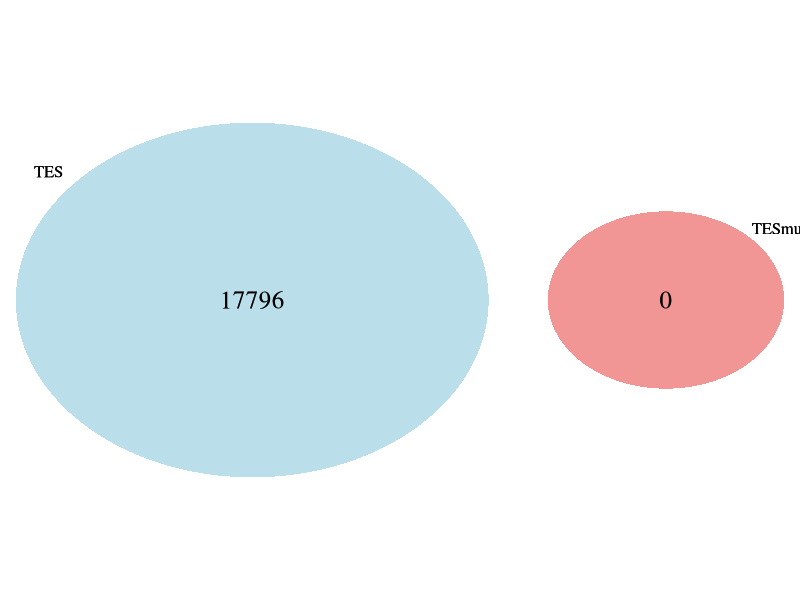
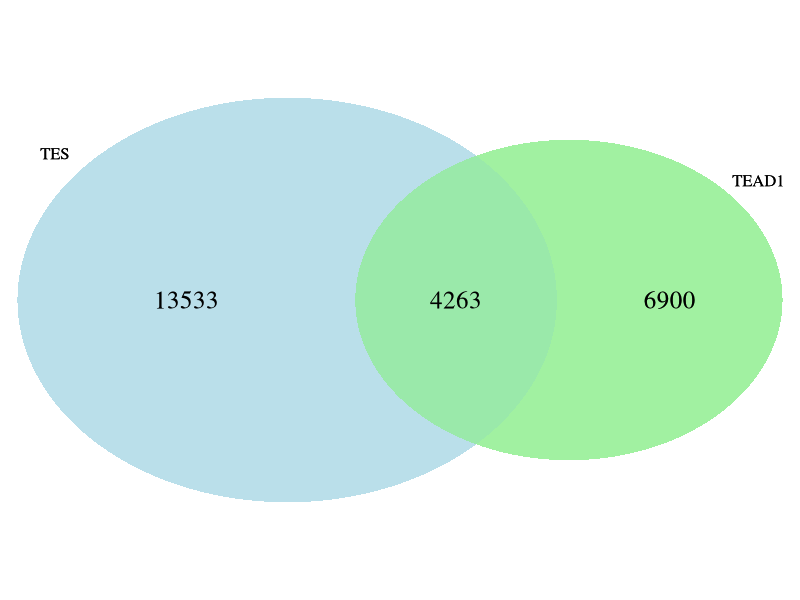
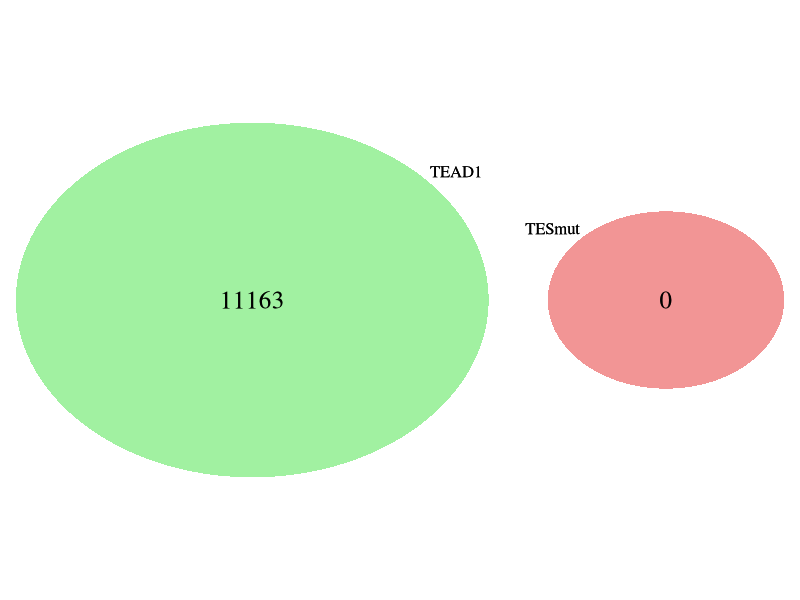
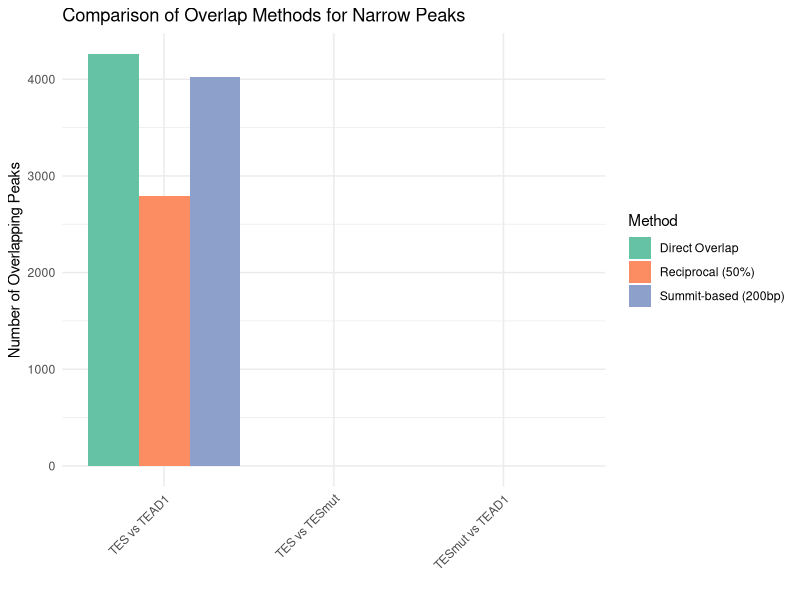
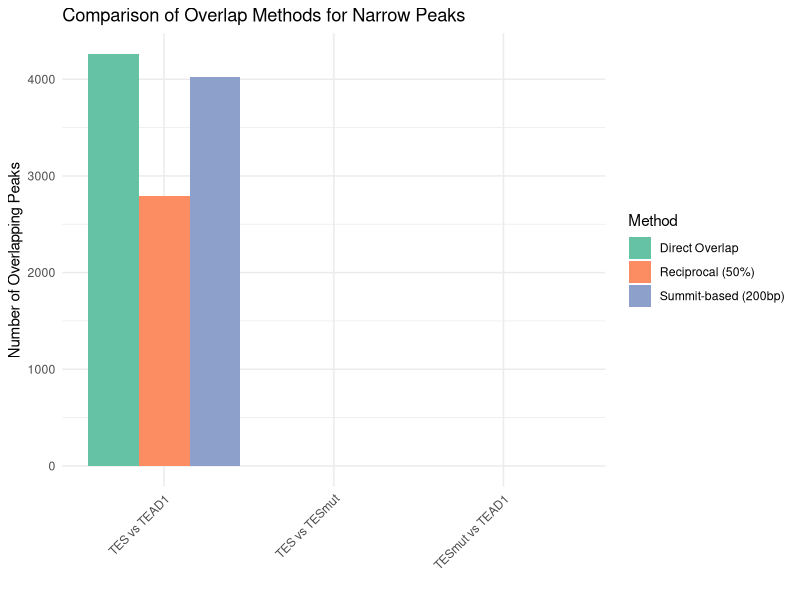

Here is the R script that generated these plots, in order:
library(VennDiagram)
library(ggplot2)
library(dplyr)
library(gridExtra)

# Peak counts from shell script
tes_total=17796
tesmut_total=0
tead1_total=11163

# Direct overlap counts (peaks with any overlap)
tes_overlap_tesmut=0
tesmut_overlap_tes=0
tes_overlap_tead1=4263
tead1_overlap_tes=4220
tesmut_overlap_tead1=0
tead1_overlap_tesmut=0

# For Venn diagrams, use overlap counts (peaks that have any overlap)
tes_tesmut_overlap=0
tes_tead1_overlap=4263
tesmut_tead1_overlap=0

tes_unique_tesmut=17796
tesmut_unique_tes=0
tes_unique_tead1=13533
tead1_unique_tes=6943
tesmut_unique_tead1=0
tead1_unique_tesmut=11163

# Summit-based overlaps
summit_tes_tesmut=0
summit_tes_tead1=4024
summit_tesmut_tead1=0

# Reciprocal overlaps (>=50%)
reciprocal_tes_tesmut=0
reciprocal_tes_tead1=2792
reciprocal_tesmut_tead1=0

# Jaccard indices
jaccard_tes_tesmut=0.000
jaccard_tes_tead1=0.173
jaccard_tesmut_tead1=0.000

cat(paste("Narrow Peak counts:\n"))
cat(paste("TES:", tes_total, "\n"))
cat(paste("TESmut:", tesmut_total, "\n"))
cat(paste("TEAD1:", tead1_total, "\n\n"))

cat(paste("Direct Overlaps:\n"))
cat(paste("TES overlapping TESmut:", tes_overlap_tesmut, "\n"))
cat(paste("TES overlapping TEAD1:", tes_overlap_tead1, "\n"))
cat(paste("TESmut overlapping TEAD1:", tesmut_overlap_tead1, "\n\n"))

# Create Venn diagrams for all pairwise comparisons
output_dir <- "results/12_pairwise_overlap_narrow/venn"
dir.create(output_dir, recursive = TRUE, showWarnings = FALSE)

# 1. TES vs TESmut
cat("Creating TES vs TESmut Venn diagram...\n")
png(file.path(output_dir, "TES_vs_TESmut_narrow_venn.png"),
    width = 3000, height = 3000, res = 300)
venn.plot1 <- draw.pairwise.venn(
    area1 = tes_total,
    area2 = tesmut_total,
    cross.area = tes_tesmut_overlap,
    category = c("TES", "TESmut"),
    col = "transparent",
    fill = c("lightblue", "lightcoral"),
    alpha = 0.6,
    cex = 1.5,
    fontfamily = "serif",
    main = "TES vs TESmut Narrow Peak Overlap",
    main.cex = 1.8
)
grid.draw(venn.plot1)
dev.off()

# 2. TES vs TEAD1
cat("Creating TES vs TEAD1 Venn diagram...\n")
png(file.path(output_dir, "TES_vs_TEAD1_narrow_venn.png"),
    width = 3000, height = 3000, res = 300)
venn.plot2 <- draw.pairwise.venn(
    area1 = tes_total,
    area2 = tead1_total,
    cross.area = tes_tead1_overlap,
    category = c("TES", "TEAD1"),
    col = "transparent",
    fill = c("lightblue", "lightgreen"),
    alpha = 0.6,
    cex = 1.5,
    fontfamily = "serif",
    main = "TES vs TEAD1 Narrow Peak Overlap",
    main.cex = 1.8
)
grid.draw(venn.plot2)
dev.off()

# 3. TESmut vs TEAD1
cat("Creating TESmut vs TEAD1 Venn diagram...\n")
png(file.path(output_dir, "TESmut_vs_TEAD1_narrow_venn.png"),
    width = 3000, height = 3000, res = 300)
venn.plot3 <- draw.pairwise.venn(
    area1 = tesmut_total,
    area2 = tead1_total,
    cross.area = tesmut_tead1_overlap,
    category = c("TESmut", "TEAD1"),
    col = "transparent",
    fill = c("lightcoral", "lightgreen"),
    alpha = 0.6,
    cex = 1.5,
    fontfamily = "serif",
    main = "TESmut vs TEAD1 Narrow Peak Overlap",
    main.cex = 1.8
)
grid.draw(venn.plot3)
dev.off()

# Create comprehensive summary statistics table with multiple overlap methods
stats_table <- data.frame(
    Comparison = c("TES vs TESmut", "TES vs TEAD1", "TESmut vs TEAD1"),
    Direct_Overlap = c(tes_tesmut_overlap, tes_tead1_overlap, tesmut_tead1_overlap),
    Summit_Overlap = c(summit_tes_tesmut, summit_tes_tead1, summit_tesmut_tead1),
    Reciprocal_50pct = c(reciprocal_tes_tesmut, reciprocal_tes_tead1, reciprocal_tesmut_tead1),
    First_Only = c(tes_unique_tesmut, tes_unique_tead1, tesmut_unique_tead1),
    Second_Only = c(tesmut_unique_tes, tead1_unique_tes, tead1_unique_tesmut),
    First_Total = c(tes_total, tes_total, tesmut_total),
    Second_Total = c(tesmut_total, tead1_total, tead1_total),
    Overlap_Pct_First = round(c(tes_tesmut_overlap/tes_total*100,
                                tes_tead1_overlap/tes_total*100,
                                tesmut_tead1_overlap/tesmut_total*100), 1),
    Overlap_Pct_Second = round(c(tes_tesmut_overlap/tesmut_total*100,
                                 tes_tead1_overlap/tead1_total*100,
                                 tesmut_tead1_overlap/tead1_total*100), 1),
    Jaccard_Index = c(jaccard_tes_tesmut, jaccard_tes_tead1, jaccard_tesmut_tead1)
)

# Write statistics to file
write.table(stats_table, file.path(output_dir, "narrow_peak_overlap_statistics.txt"),
            sep="\t", row.names=FALSE, quote=FALSE)

# Create bar plot comparing overlap methods
overlap_comparison <- data.frame(
    Comparison = rep(c("TES vs TESmut", "TES vs TEAD1", "TESmut vs TEAD1"), 3),
    Method = rep(c("Direct Overlap", "Summit-based (200bp)", "Reciprocal (50%)"), each = 3),
    Count = c(tes_tesmut_overlap, tes_tead1_overlap, tesmut_tead1_overlap,
              summit_tes_tesmut, summit_tes_tead1, summit_tesmut_tead1,
              reciprocal_tes_tesmut, reciprocal_tes_tead1, reciprocal_tesmut_tead1)
)

p_methods <- ggplot(overlap_comparison, aes(x = Comparison, y = Count, fill = Method)) +
    geom_bar(stat = "identity", position = "dodge") +
    labs(title = "Comparison of Overlap Methods for Narrow Peaks",
         y = "Number of Overlapping Peaks", x = "") +
    theme_minimal() +
    theme(axis.text.x = element_text(angle = 45, hjust = 1)) +
    scale_fill_brewer(palette = "Set2")

ggsave(file.path(output_dir, "overlap_methods_comparison.pdf"), p_methods, width = 10, height = 6)
ggsave(file.path(output_dir, "overlap_methods_comparison.png"), p_methods, width = 10, height = 6, dpi = 300)

cat("Narrow peak Venn diagram analysis completed.\n")
cat("\nSummary Statistics:\n")
print(stats_table)

cat("\nInterpretation Guide:\n")
cat("- Direct Overlap: Any genomic overlap (most permissive)\n")
cat("- Summit-based: Peak centers within 200bp (appropriate for TF binding)\n")
cat("- Reciprocal 50%: At least 50% mutual overlap (most stringent)\n")
cat("- Jaccard Index: Overlap similarity score (0-1, higher = more similar)\n")
